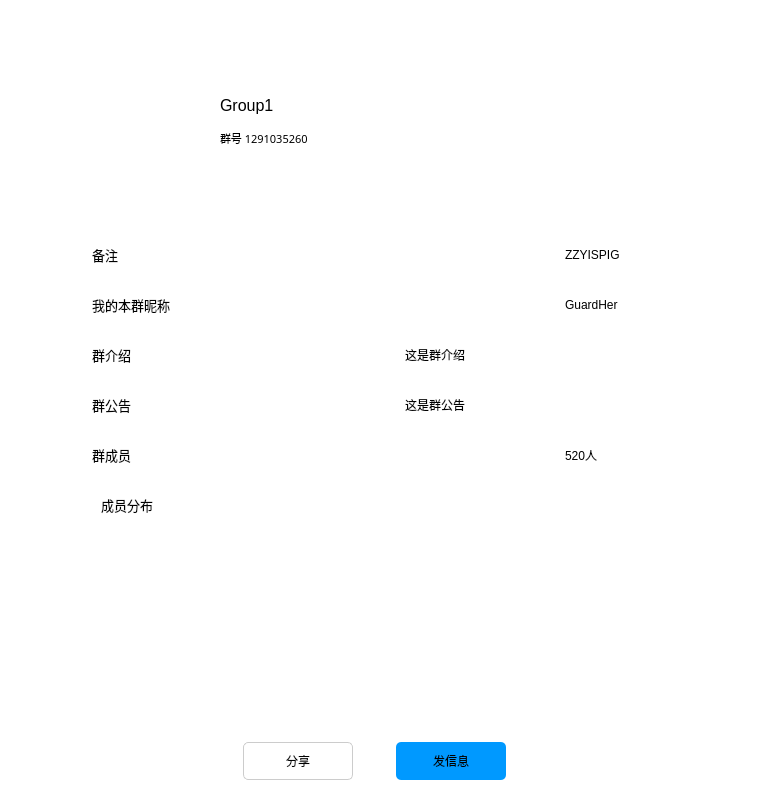
      <widget class="QWidget" name="GroupCard">
       <property name="styleSheet">
        <string notr="true">background-color: rgb(255, 255, 255);</string>
       </property>
       <widget class="QWidget" name="GroupCard_1" native="true">
        <property name="geometry">
         <rect>
          <x>0</x>
          <y>0</y>
          <width>755</width>
          <height>230</height>
         </rect>
        </property>
        <property name="minimumSize">
         <size>
          <width>755</width>
          <height>230</height>
         </size>
        </property>
        <property name="maximumSize">
         <size>
          <width>755</width>
          <height>230</height>
         </size>
        </property>
        <widget class="QWidget" name="widget_15" native="true">
         <property name="geometry">
          <rect>
           <x>80</x>
           <y>80</y>
           <width>595</width>
           <height>150</height>
          </rect>
         </property>
         <property name="minimumSize">
          <size>
           <width>595</width>
           <height>150</height>
          </size>
         </property>
         <property name="maximumSize">
          <size>
           <width>595</width>
           <height>150</height>
          </size>
         </property>
         <widget class="RoundLabel" name="GroupCard_Head">
          <property name="geometry">
           <rect>
            <x>0</x>
            <y>0</y>
            <width>125</width>
            <height>125</height>
           </rect>
          </property>
          <property name="minimumSize">
           <size>
            <width>125</width>
            <height>125</height>
           </size>
          </property>
          <property name="maximumSize">
           <size>
            <width>125</width>
            <height>125</height>
           </size>
          </property>
          <property name="text">
           <string/>
          </property>
          <property name="pixmap">
           <pixmap resource="../IMClient.qrc">:/res/icon/CustomerService.png</pixmap>
          </property>
          <property name="scaledContents">
           <bool>true</bool>
          </property>
         </widget>
         <widget class="QLabel" name="GroupCard_Id">
          <property name="geometry">
           <rect>
            <x>140</x>
            <y>50</y>
            <width>101</width>
            <height>16</height>
           </rect>
          </property>
          <property name="font">
           <font>
            <family>新宋体</family>
            <pointsize>8</pointsize>
           </font>
          </property>
          <property name="text">
           <string>群号 1291035260</string>
          </property>
         </widget>
         <widget class="QLabel" name="GroupCard_Name">
          <property name="geometry">
           <rect>
            <x>140</x>
            <y>10</y>
            <width>151</width>
            <height>31</height>
           </rect>
          </property>
          <property name="font">
           <font>
            <pointsize>12</pointsize>
           </font>
          </property>
          <property name="text">
           <string>Group1</string>
          </property>
         </widget>
        </widget>
       </widget>
       <widget class="QWidget" name="GroupCard_2" native="true">
        <property name="geometry">
         <rect>
          <x>0</x>
          <y>230</y>
          <width>755</width>
          <height>490</height>
         </rect>
        </property>
        <property name="minimumSize">
         <size>
          <width>755</width>
          <height>490</height>
         </size>
        </property>
        <property name="maximumSize">
         <size>
          <width>755</width>
          <height>490</height>
         </size>
        </property>
        <widget class="QWidget" name="GroupCard_MyGroupNameWidget" native="true">
         <property name="geometry">
          <rect>
           <x>70</x>
           <y>50</y>
           <width>615</width>
           <height>50</height>
          </rect>
         </property>
         <property name="minimumSize">
          <size>
           <width>615</width>
           <height>50</height>
          </size>
         </property>
         <property name="maximumSize">
          <size>
           <width>615</width>
           <height>50</height>
          </size>
         </property>
         <layout class="QHBoxLayout" name="horizontalLayout_12">
          <item>
           <widget class="QLabel" name="GroupCard_MyGroupNameIcon">
            <property name="minimumSize">
             <size>
              <width>16</width>
              <height>16</height>
             </size>
            </property>
            <property name="maximumSize">
             <size>
              <width>16</width>
              <height>16</height>
             </size>
            </property>
            <property name="text">
             <string/>
            </property>
            <property name="pixmap">
             <pixmap resource="../IMClient.qrc">:/res/QQIcon/MyUser.png</pixmap>
            </property>
            <property name="scaledContents">
             <bool>true</bool>
            </property>
           </widget>
          </item>
          <item>
           <widget class="QLabel" name="GroupCard_MyGroupNameLab">
            <property name="font">
             <font>
              <pointsize>10</pointsize>
             </font>
            </property>
            <property name="text">
             <string>我的本群昵称</string>
            </property>
           </widget>
          </item>
          <item>
           <widget class="QLabel" name="GroupCard_MyGroupNameText">
            <property name="minimumSize">
             <size>
              <width>120</width>
              <height>0</height>
             </size>
            </property>
            <property name="maximumSize">
             <size>
              <width>120</width>
              <height>16777215</height>
             </size>
            </property>
            <property name="text">
             <string>GuardHer</string>
            </property>
           </widget>
          </item>
         </layout>
        </widget>
        <widget class="QWidget" name="GroupCard_IntroduceWidget" native="true">
         <property name="geometry">
          <rect>
           <x>70</x>
           <y>100</y>
           <width>615</width>
           <height>50</height>
          </rect>
         </property>
         <property name="minimumSize">
          <size>
           <width>615</width>
           <height>50</height>
          </size>
         </property>
         <property name="maximumSize">
          <size>
           <width>615</width>
           <height>50</height>
          </size>
         </property>
         <layout class="QHBoxLayout" name="horizontalLayout_13">
          <item>
           <widget class="QLabel" name="GroupCard_IntroduceIcon">
            <property name="minimumSize">
             <size>
              <width>16</width>
              <height>16</height>
             </size>
            </property>
            <property name="maximumSize">
             <size>
              <width>16</width>
              <height>16</height>
             </size>
            </property>
            <property name="text">
             <string/>
            </property>
            <property name="pixmap">
             <pixmap resource="../IMClient.qrc">:/res/QQIcon/GroupIntroduce.png</pixmap>
            </property>
            <property name="scaledContents">
             <bool>true</bool>
            </property>
           </widget>
          </item>
          <item>
           <widget class="QLabel" name="GroupCard_IntroduceLab">
            <property name="font">
             <font>
              <pointsize>10</pointsize>
             </font>
            </property>
            <property name="text">
             <string>群介绍</string>
            </property>
           </widget>
          </item>
          <item>
           <widget class="QLabel" name="GroupCard_IntroduceText">
            <property name="minimumSize">
             <size>
              <width>280</width>
              <height>0</height>
             </size>
            </property>
            <property name="maximumSize">
             <size>
              <width>280</width>
              <height>16777215</height>
             </size>
            </property>
            <property name="text">
             <string>这是群介绍</string>
            </property>
           </widget>
          </item>
         </layout>
        </widget>
        <widget class="QWidget" name="GroupCard_RemarkWidget" native="true">
         <property name="geometry">
          <rect>
           <x>70</x>
           <y>0</y>
           <width>615</width>
           <height>50</height>
          </rect>
         </property>
         <property name="minimumSize">
          <size>
           <width>615</width>
           <height>50</height>
          </size>
         </property>
         <property name="maximumSize">
          <size>
           <width>615</width>
           <height>50</height>
          </size>
         </property>
         <layout class="QHBoxLayout" name="horizontalLayout_14">
          <item>
           <widget class="QLabel" name="GroupCard_RemarkIcon">
            <property name="minimumSize">
             <size>
              <width>16</width>
              <height>16</height>
             </size>
            </property>
            <property name="maximumSize">
             <size>
              <width>16</width>
              <height>16</height>
             </size>
            </property>
            <property name="text">
             <string/>
            </property>
            <property name="pixmap">
             <pixmap resource="../IMClient.qrc">:/res/bubble/ico/editor.svg</pixmap>
            </property>
            <property name="scaledContents">
             <bool>true</bool>
            </property>
           </widget>
          </item>
          <item>
           <widget class="QLabel" name="GroupCard_RemarkLab">
            <property name="font">
             <font>
              <pointsize>10</pointsize>
             </font>
            </property>
            <property name="text">
             <string>备注</string>
            </property>
           </widget>
          </item>
          <item>
           <widget class="QLabel" name="GroupCard_RemarkText">
            <property name="minimumSize">
             <size>
              <width>120</width>
              <height>0</height>
             </size>
            </property>
            <property name="maximumSize">
             <size>
              <width>120</width>
              <height>16777215</height>
             </size>
            </property>
            <property name="text">
             <string>ZZYISPIG</string>
            </property>
           </widget>
          </item>
         </layout>
        </widget>
        <widget class="QWidget" name="GroupCard_NoticeWidget" native="true">
         <property name="geometry">
          <rect>
           <x>70</x>
           <y>150</y>
           <width>615</width>
           <height>50</height>
          </rect>
         </property>
         <property name="minimumSize">
          <size>
           <width>615</width>
           <height>50</height>
          </size>
         </property>
         <property name="maximumSize">
          <size>
           <width>615</width>
           <height>50</height>
          </size>
         </property>
         <layout class="QHBoxLayout" name="horizontalLayout_15">
          <item>
           <widget class="QLabel" name="GroupCard_NoticeIcon">
            <property name="minimumSize">
             <size>
              <width>16</width>
              <height>16</height>
             </size>
            </property>
            <property name="maximumSize">
             <size>
              <width>16</width>
              <height>16</height>
             </size>
            </property>
            <property name="text">
             <string/>
            </property>
            <property name="pixmap">
             <pixmap resource="../IMClient.qrc">:/res/QQIcon/GroupNotice.png</pixmap>
            </property>
            <property name="scaledContents">
             <bool>true</bool>
            </property>
           </widget>
          </item>
          <item>
           <widget class="QLabel" name="GroupCard_NoticeLab">
            <property name="font">
             <font>
              <pointsize>10</pointsize>
             </font>
            </property>
            <property name="text">
             <string>群公告</string>
            </property>
           </widget>
          </item>
          <item>
           <widget class="QLabel" name="GroupCard_NoticeText">
            <property name="minimumSize">
             <size>
              <width>280</width>
              <height>0</height>
             </size>
            </property>
            <property name="maximumSize">
             <size>
              <width>280</width>
              <height>16777215</height>
             </size>
            </property>
            <property name="text">
             <string>这是群公告</string>
            </property>
           </widget>
          </item>
         </layout>
        </widget>
        <widget class="QWidget" name="GroupCard_GroupMemberWidget" native="true">
         <property name="geometry">
          <rect>
           <x>70</x>
           <y>200</y>
           <width>615</width>
           <height>50</height>
          </rect>
         </property>
         <property name="minimumSize">
          <size>
           <width>615</width>
           <height>50</height>
          </size>
         </property>
         <property name="maximumSize">
          <size>
           <width>615</width>
           <height>50</height>
          </size>
         </property>
         <layout class="QHBoxLayout" name="horizontalLayout_16">
          <item>
           <widget class="QLabel" name="GroupCard_GroupMemberIcon">
            <property name="minimumSize">
             <size>
              <width>16</width>
              <height>16</height>
             </size>
            </property>
            <property name="maximumSize">
             <size>
              <width>16</width>
              <height>16</height>
             </size>
            </property>
            <property name="text">
             <string/>
            </property>
            <property name="pixmap">
             <pixmap resource="../IMClient.qrc">:/res/QQIcon/friendNormal.png</pixmap>
            </property>
            <property name="scaledContents">
             <bool>true</bool>
            </property>
           </widget>
          </item>
          <item>
           <widget class="QLabel" name="GroupCard_GroupMemberLab">
            <property name="font">
             <font>
              <pointsize>10</pointsize>
             </font>
            </property>
            <property name="text">
             <string>群成员</string>
            </property>
           </widget>
          </item>
          <item>
           <widget class="QLabel" name="GroupCard_GroupMemberText">
            <property name="minimumSize">
             <size>
              <width>120</width>
              <height>0</height>
             </size>
            </property>
            <property name="maximumSize">
             <size>
              <width>120</width>
              <height>16777215</height>
             </size>
            </property>
            <property name="text">
             <string>520人</string>
            </property>
           </widget>
          </item>
         </layout>
        </widget>
        <widget class="QWidget" name="GroupCard_MemberDistributionWidget" native="true">
         <property name="geometry">
          <rect>
           <x>70</x>
           <y>250</y>
           <width>615</width>
           <height>180</height>
          </rect>
         </property>
         <property name="minimumSize">
          <size>
           <width>615</width>
           <height>180</height>
          </size>
         </property>
         <property name="maximumSize">
          <size>
           <width>615</width>
           <height>180</height>
          </size>
         </property>
         <layout class="QVBoxLayout" name="verticalLayout">
          <property name="spacing">
           <number>0</number>
          </property>
          <property name="leftMargin">
           <number>0</number>
          </property>
          <property name="topMargin">
           <number>0</number>
          </property>
          <property name="rightMargin">
           <number>0</number>
          </property>
          <property name="bottomMargin">
           <number>0</number>
          </property>
          <item>
           <widget class="QWidget" name="GroupCard_DistributionWidget" native="true">
            <property name="minimumSize">
             <size>
              <width>615</width>
              <height>50</height>
             </size>
            </property>
            <property name="maximumSize">
             <size>
              <width>615</width>
              <height>50</height>
             </size>
            </property>
            <layout class="QHBoxLayout" name="horizontalLayout_17">
             <item>
              <widget class="QLabel" name="GroupCard_MemberDistributionIcon">
               <property name="minimumSize">
                <size>
                 <width>16</width>
                 <height>16</height>
                </size>
               </property>
               <property name="maximumSize">
                <size>
                 <width>16</width>
                 <height>16</height>
                </size>
               </property>
               <property name="text">
                <string/>
               </property>
               <property name="pixmap">
                <pixmap resource="../IMClient.qrc">:/res/QQIcon/MemberDistribution.png</pixmap>
               </property>
               <property name="scaledContents">
                <bool>true</bool>
               </property>
              </widget>
             </item>
             <item>
              <widget class="QLabel" name="GroupCard_MemberDistributionLab">
               <property name="font">
                <font>
                 <pointsize>10</pointsize>
                </font>
               </property>
               <property name="text">
                <string>成员分布</string>
               </property>
              </widget>
             </item>
            </layout>
           </widget>
          </item>
          <item>
           <widget class="QWidget" name="GroupCard_DistributionWidget2" native="true">
            <property name="minimumSize">
             <size>
              <width>615</width>
              <height>130</height>
             </size>
            </property>
            <property name="maximumSize">
             <size>
              <width>615</width>
              <height>130</height>
             </size>
            </property>
            <layout class="QHBoxLayout" name="horizontalLayout_18">
             <item>
              <widget class="QWidget" name="widget_11" native="true"/>
             </item>
             <item>
              <widget class="QWidget" name="widget_19" native="true"/>
             </item>
             <item>
              <widget class="QWidget" name="widget_20" native="true"/>
             </item>
             <item>
              <widget class="QWidget" name="widget_21" native="true"/>
             </item>
            </layout>
           </widget>
          </item>
         </layout>
        </widget>
       </widget>
       <widget class="QWidget" name="GroupCard_3" native="true">
        <property name="geometry">
         <rect>
          <x>0</x>
          <y>720</y>
          <width>755</width>
          <height>80</height>
         </rect>
        </property>
        <property name="minimumSize">
         <size>
          <width>755</width>
          <height>80</height>
         </size>
        </property>
        <property name="maximumSize">
         <size>
          <width>755</width>
          <height>80</height>
         </size>
        </property>
        <widget class="QWidget" name="widget_18" native="true">
         <property name="geometry">
          <rect>
           <x>200</x>
           <y>20</y>
           <width>350</width>
           <height>42</height>
          </rect>
         </property>
         <property name="minimumSize">
          <size>
           <width>350</width>
           <height>42</height>
          </size>
         </property>
         <property name="maximumSize">
          <size>
           <width>350</width>
           <height>42</height>
          </size>
         </property>
         <layout class="QHBoxLayout" name="horizontalLayout_11">
          <property name="spacing">
           <number>0</number>
          </property>
          <property name="leftMargin">
           <number>0</number>
          </property>
          <property name="topMargin">
           <number>2</number>
          </property>
          <property name="rightMargin">
           <number>0</number>
          </property>
          <property name="bottomMargin">
           <number>2</number>
          </property>
          <item>
           <widget class="QPushButton" name="GroupCard_SharedBtn">
            <property name="minimumSize">
             <size>
              <width>110</width>
              <height>38</height>
             </size>
            </property>
            <property name="maximumSize">
             <size>
              <width>110</width>
              <height>38</height>
             </size>
            </property>
            <property name="styleSheet">
             <string notr="true">border-radius: 5px;
border: 1px solid red;
border-color: rgb(204, 204, 204);
</string>
            </property>
            <property name="text">
             <string>分享</string>
            </property>
           </widget>
          </item>
          <item>
           <widget class="QPushButton" name="GroupCard_SendMsgBtn">
            <property name="minimumSize">
             <size>
              <width>110</width>
              <height>38</height>
             </size>
            </property>
            <property name="maximumSize">
             <size>
              <width>110</width>
              <height>38</height>
             </size>
            </property>
            <property name="styleSheet">
             <string notr="true">background-color: rgb(0, 153, 255);
border-radius: 5px;</string>
            </property>
            <property name="text">
             <string>发信息</string>
            </property>
           </widget>
          </item>
         </layout>
        </widget>
       </widget>
      </widget>
